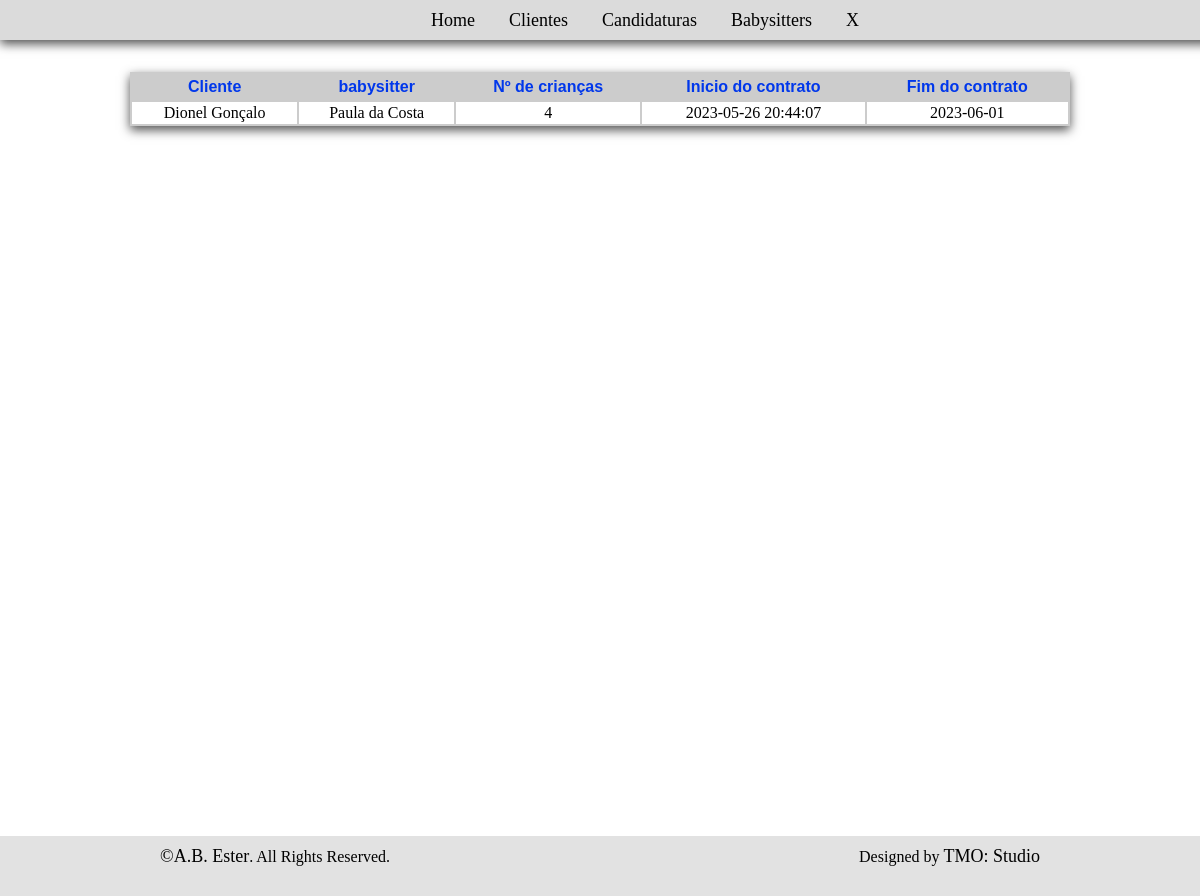
/SGB/contratos.php (signed in), run on the app's committed database.
### tables this page shows
CREATE TABLE `contrato` (
  `id_contrato` int(11) NOT NULL,
  `id_cliente` int(11) DEFAULT NULL,
  `id_baby` int(11) DEFAULT NULL,
  `num_criancas` int(11) DEFAULT NULL,
  `data_inicial` timestamp NULL DEFAULT current_timestamp(),
  `data_final` date DEFAULT NULL
);

CREATE TABLE `cliente` (
  `id_cliente` int(11) NOT NULL,
  `nome_cliente` varchar(40) DEFAULT NULL,
  `endereco_cliente` varchar(40) DEFAULT NULL,
  `email_cliente` varchar(40) DEFAULT NULL,
  `telefone_cliente` varchar(14) DEFAULT NULL,
  `senha` varchar(32) DEFAULT NULL
);

CREATE TABLE `babysitter` (
  `id_baby` int(11) NOT NULL,
  `nome_baby` varchar(25) NOT NULL,
  `idade` int(11) DEFAULT NULL,
  `sobre` varchar(500) DEFAULT NULL,
  `endereco_baby` varchar(40) NOT NULL,
  `provincia` int(11) DEFAULT NULL,
  `email` varchar(40) DEFAULT NULL,
  `telefone` int(11) NOT NULL,
  `senha` varchar(32) DEFAULT NULL,
  `estado` varchar(2) DEFAULT NULL
);

### SGB/contratos.php (the view, shortened to what this page needs)
<?php
    require('Backend/conexao.php');
    if(!isset($_SESSION['id_func'])){
        header("location:index.php");
        exit;
    }
    else{
        $id_cargo = $_SESSION['id_cargo'];
    }
?>
<!DOCTYPE html>
<html lang="en">
    <head>
        <link rel="stylesheet" href="CSS/adm.css">
    </head>
    <body>
            <div class="header">
                <header>
                    <nav>
                        <ul>
                            <?php if ($id_cargo == 1) { ?>
                                <li><a href="adm.php">Home</a></li>
                            <?php } else { ?>
                            <li><a href="home.php">Home</a></li>
                            <?php }?>
                            <li><a href="clientes.php">Clientes</a></li>
                            <li><a href="candidaturas.php" >Candidaturas</a></li>
                            <li><a href="Babysitters.php">Babysitters</a></li>
                            <li><a href="Backend/sair.php">X</a></li>
                        </ul>
                    </nav>
                </header>
            </div>
            <br><br>
        <div class="sobre">
            <br><br>
            <div class="centro">
                <table border="0">
                    <tr>
                        <th>Cliente</th>
                        <th>babysitter</th>
                        <th>Nº de crianças</th>
                        <th>Inicio do contrato</th>
                        <th>Fim do contrato</th>
                    </tr>
                    <?php
                        $cliente = $conn->prepare("SELECT * FROM contrato join cliente on contrato.id_cliente = cliente.id_cliente
                        join babysitter on contrato.id_baby =babysitter.id_baby");
                        $cliente->execute();
                        $res=$cliente->fetchAll();
                        for($i=0; $i<sizeof($res); $i++){
                            $values = $res[$i];
                        ?>
                    <tr>
                        <td> <?php echo $values['nome_cliente'];?> </td>
                        <td> <?php echo $values['nome_baby'];?> </td>
                        <td> <?php echo $values['num_criancas'];?> </td>
                        <td> <?php echo $values['data_inicial'];?> </td>
                        <td> <?php echo $values['data_final'];?> </td>
                        <?php }?>
                    </tr>
                </table>
            </div>
        </div>
        <div class="rodape">
            <p id="p1"><a href="index.html">&copy;A.B. Ester</a>. All Rights Reserved.</p>
            <p id="p2">Designed by <a href="index.html">TMO: Studio</a></p>
        </div>
    </body>
</html>

### SGB/CSS/adm.css (style rules this page uses)
* { margin: 0; font-family: cursive; }
body { background-color: rgb(245, 245, 245); }
.header { background-color: rgb(219, 219, 219); box-shadow: 0 4px 10px 0px rgb(80, 80, 80); padding: 10px; width: 100%; height: 20px; position: fixed; }
header { text-align: center; }
li { margin-left: 30px; display: inline; }
a { font-size: large; color: rgb(0, 0, 0); text-decoration: none; }
.sobre { background-color: rgb(255, 255, 255); height: 100vh; }
.centro { margin: auto; width: 940px; box-shadow: 0 4px 10px 0px rgb(80, 80, 80); background-color: rgb(204, 204, 204); }
table { margin: auto; text-align: center; width: 100%; height: 25%; }
th { padding: 4px; color: rgb(0, 55, 235); font-family: 'Poppins', sans-serif; }
td { background-color: rgb(255, 255, 255); padding: 2px; }
.rodape { padding: 10px; background-color: rgb(226, 226, 226); height: 40px; bottom: 0; }
.rodape p { display: inline; }
#p1 { float: left; margin-left: 150px; }
#p2 { float: right; margin-right: 150px; }

### data on the page
contrato: id_cliente.nome_cliente "Dionel Gonçalo", id_baby.nome_baby "Paula da Costa", num_criancas "4", data_inicial "2023-05-26 20:44:07", data_final "2023-06-01"
